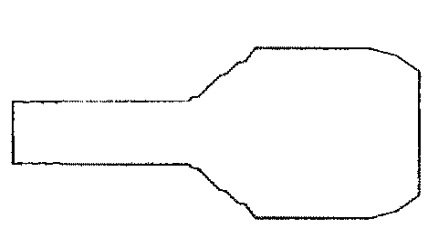
//> input picture database/Bottle.jpeg, 446 x 250 px
$ ./css_interactive ../database/Bottle.jpeg   (built with g++ and OpenCV 4)
//> lines starting //> are read from the running program, lines starting //| are printed output that depends on the picture; after the words box and inside, x2 and y2 are one past the last pixel; in counts of white or black regions, pixels touching at a corner belong together
### src/CSS.cpp
#include "CSS.h"
#include <cmath>
#include <algorithm>
#include <iostream>
#include <fstream>

namespace css
{

    CSS::CSS() : cannyLow_(50), cannyHigh_(150), gaussianKernelSize_(5) {}

    CSS::~CSS() {}

    // [5 lines left out: function setEdgeDetectionParams, not called in this run]

    // ============================================================================
    // Contour Extraction
    // ============================================================================

    std::vector<cv::Point> CSS::extractContour(const cv::Mat &image)
    {
        cv::Mat gray, binary, edges;

        // Convert to grayscale if needed
        if (image.channels() == 3)
        {
            cv::cvtColor(image, gray, cv::COLOR_BGR2GRAY);
        }
        else
        {
            gray = image.clone();
        }

        // Apply Gaussian blur
        cv::GaussianBlur(gray, gray, cv::Size(5, 5), 0);

        // Try adaptive thresholding first to get binary image
        cv::adaptiveThreshold(gray, binary, 255, cv::ADAPTIVE_THRESH_GAUSSIAN_C,
                              cv::THRESH_BINARY_INV, 11, 2);

        // Apply morphological operations to close gaps
        cv::Mat kernel = cv::getStructuringElement(cv::MORPH_ELLIPSE, cv::Size(3, 3));
        cv::morphologyEx(binary, binary, cv::MORPH_CLOSE, kernel);

        // Find contours on binary image
        std::vector<std::vector<cv::Point>> contours;
        cv::findContours(binary, contours, cv::RETR_EXTERNAL, cv::CHAIN_APPROX_NONE);

        // If no contours found with thresholding, try Canny as fallback
        if (contours.empty())
        {
            std::cout << "Binary thresholding failed, trying Canny edge detection..." << std::endl;
            cv::Canny(gray, edges, cannyLow_, cannyHigh_);
            cv::findContours(edges, contours, cv::RETR_EXTERNAL, cv::CHAIN_APPROX_NONE);
        }

        // Return the largest contour
        if (contours.empty())
        {
            std::cerr << "Warning: No contours found!" << std::endl;
            return std::vector<cv::Point>();
        }

        // Debug: print number of contours found
        std::cout << "Found " << contours.size() << " contours" << std::endl;

        auto largest = std::max_element(contours.begin(), contours.end(),
                                        [](const std::vector<cv::Point> &a, const std::vector<cv::Point> &b)
                                        {
                                            return cv::contourArea(a) < cv::contourArea(b);
                                        });

        std::cout << "Largest contour area: " << cv::contourArea(*largest) << std::endl;

        return *largest;
    }

    // ============================================================================
    // Gaussian Smoothing
    // ============================================================================

    std::vector<double> CSS::createGaussianKernel(double sigma, int &kernelSize)
    {
        // Kernel size should be odd and cover ~3 sigma on each side
        kernelSize = static_cast<int>(std::ceil(6 * sigma));
        if (kernelSize % 2 == 0)
            kernelSize++;
        if (kernelSize < 3)
            kernelSize = 3;

        std::vector<double> kernel(kernelSize);
        int center = kernelSize / 2;
        double sum = 0.0;

        for (int i = 0; i < kernelSize; i++)
        {
            int x = i - center;
            kernel[i] = std::exp(-(x * x) / (2.0 * sigma * sigma));
            sum += kernel[i];
        }

        // Normalize
        for (double &k : kernel)
        {
            k /= sum;
        }

        return kernel;
    }

    void CSS::gaussianSmooth(const std::vector<cv::Point> &input,
                             std::vector<ContourPoint> &output,
                             double sigma)
    {
        int n = input.size();
        output.resize(n);

        int kernelSize;
        std::vector<double> kernel = createGaussianKernel(sigma, kernelSize);
        int halfKernel = kernelSize / 2;

        // Smooth X and Y coordinates separately (circular convolution)
        for (int i = 0; i < n; i++)
        {
            double sumX = 0.0, sumY = 0.0;

            for (int j = 0; j < kernelSize; j++)
            {
                int idx = (i - halfKernel + j + n) % n; // Circular indexing
                sumX += input[idx].x * kernel[j];
                sumY += input[idx].y * kernel[j];
            }

            output[i].x = sumX;
            output[i].y = sumY;
        }
    }

    std::vector<ContourPoint> CSS::smoothContour(const std::vector<cv::Point> &contour, double sigma)
    {
        std::vector<ContourPoint> smoothed;
        gaussianSmooth(contour, smoothed, sigma);

        // Compute arc length
        double totalLength = 0.0;
        smoothed[0].arcLength = 0.0;

        for (size_t i = 1; i < smoothed.size(); i++)
        {
            double dx = smoothed[i].x - smoothed[i - 1].x;
            double dy = smoothed[i].y - smoothed[i - 1].y;
            totalLength += std::sqrt(dx * dx + dy * dy);
            smoothed[i].arcLength = totalLength;
        }

        // Normalize arc length to [0, 1]
        if (totalLength > 0)
        {
            for (auto &pt : smoothed)
            {
                pt.arcLength /= totalLength;
            }
        }

        return smoothed;
    }

    // ============================================================================
    // Curvature Computation
    // ============================================================================

    void CSS::computeDerivatives(const std::vector<ContourPoint> &contour,
                                 std::vector<double> &dx,
                                 std::vector<double> &dy,
                                 std::vector<double> &d2x,
                                 std::vector<double> &d2y)
    {
        int n = contour.size();
        dx.resize(n);
        dy.resize(n);
        d2x.resize(n);
        d2y.resize(n);

        // Use simple finite differences (contour is already smoothed)
        // For proper implementation, should convolve with g_u and g_uu kernels

        // First derivatives (central differences)
        for (int i = 0; i < n; i++)
        {
            int prev = (i - 1 + n) % n;
            int next = (i + 1) % n;

            dx[i] = (contour[next].x - contour[prev].x) / 2.0;
            dy[i] = (contour[next].y - contour[prev].y) / 2.0;
        }

        // Second derivatives
        for (int i = 0; i < n; i++)
        {
            int prev = (i - 1 + n) % n;
            int next = (i + 1) % n;

            d2x[i] = contour[next].x - 2 * contour[i].x + contour[prev].x;
            d2y[i] = contour[next].y - 2 * contour[i].y + contour[prev].y;
        }
    }

    void CSS::computeDerivativesWithGaussian(const std::vector<cv::Point> &contour,
                                             double sigma,
                                             std::vector<double> &dx,
                                             std::vector<double> &dy,
                                             std::vector<double> &d2x,
                                             std::vector<double> &d2y)
    {
        int n = contour.size();
        dx.resize(n);
        dy.resize(n);
        d2x.resize(n);
        d2y.resize(n);

        // Create Gaussian derivative kernels
        int kernelSize = static_cast<int>(std::ceil(6 * sigma));
        if (kernelSize % 2 == 0)
            kernelSize++;
        if (kernelSize < 3)
            kernelSize = 3;

        int center = kernelSize / 2;
        std::vector<double> g(kernelSize);    // g(u, σ)
        std::vector<double> g_u(kernelSize);  // ∂g/∂u
        std::vector<double> g_uu(kernelSize); // ∂²g/∂u²

        // Compute kernels: g, g_u, g_uu
        double sum_g = 0.0;
        for (int i = 0; i < kernelSize; i++)
        {
            double u = i - center;
            double sigma2 = sigma * sigma;

            // g(u, σ) = (1/√(2πσ²)) * exp(-u²/(2σ²))
            g[i] = std::exp(-(u * u) / (2.0 * sigma2));
            sum_g += g[i];

            // g_u(u, σ) = -(u/σ²) * g(u, σ)
            g_u[i] = -(u / sigma2) * g[i];

            // g_uu(u, σ) = ((u²/σ⁴) - (1/σ²)) * g(u, σ)
            g_uu[i] = ((u * u) / (sigma2 * sigma2) - 1.0 / sigma2) * g[i];
        }

        // Normalize g (g_u and g_uu should sum to 0)
        for (int i = 0; i < kernelSize; i++)
        {
            g[i] /= sum_g;
            g_u[i] /= sum_g;
            g_uu[i] /= sum_g;
        }

        // Convolve x(u) and y(u) with g_u and g_uu
        for (int i = 0; i < n; i++)
        {
            double sum_xu = 0.0, sum_yu = 0.0;
            double sum_xuu = 0.0, sum_yuu = 0.0;

            for (int j = 0; j < kernelSize; j++)
            {
                int idx = (i - center + j + n) % n; // Circular indexing

                // X'(u, σ) = x(u) * g_u(u, σ)
                sum_xu += contour[idx].x * g_u[j];
                sum_yu += contour[idx].y * g_u[j];

                // X''(u, σ) = x(u) * g_uu(u, σ)
                sum_xuu += contour[idx].x * g_uu[j];
                sum_yuu += contour[idx].y * g_uu[j];
            }

            dx[i] = sum_xu;
            dy[i] = sum_yu;
            d2x[i] = sum_xuu;
            d2y[i] = sum_yuu;
        }
    }

    std::vector<double> CSS::computeCurvature(const std::vector<ContourPoint> &smoothedContour)
    {
        std::vector<double> dx, dy, d2x, d2y;
        computeDerivatives(smoothedContour, dx, dy, d2x, d2y);

        int n = smoothedContour.size();
        std::vector<double> curvature(n);

        // Curvature formula: k = (x'y'' - y'x'') / (x'^2 + y'^2)^(1.5)
        for (int i = 0; i < n; i++)
        {
            double numerator = dx[i] * d2y[i] - dy[i] * d2x[i];
            double denominator = std::pow(dx[i] * dx[i] + dy[i] * dy[i], 1.5);

            if (denominator > 1e-10)
            {
                curvature[i] = numerator / denominator;
            }
            else
            {
                curvature[i] = 0.0;
            }
        }

        return curvature;
    }

    // ============================================================================
    // Zero Crossings
    // ============================================================================

    std::vector<int> CSS::findZeroCrossings(const std::vector<double> &curvature)
    {
        std::vector<int> crossings;
        int n = curvature.size();

        for (int i = 0; i < n; i++)
        {
            int next = (i + 1) % n;

            // Check for sign change
            if (curvature[i] * curvature[next] < 0)
            {
                crossings.push_back(i);
            }
        }

        return crossings;
    }

    // ============================================================================
    // CSS Image Computation
    // ============================================================================

    CSSImage CSS::computeCSS(const std::vector<cv::Point> &contour,
                             double maxSigma,
                             int numScales)
    {
        CSSImage css;
        css.maxSigma = maxSigma;
        css.numScales = numScales;

        if (contour.empty())
        {
            std::cerr << "Error: Empty contour!" << std::endl;
            return css;
        }

        // Compute CSS at multiple scales using proper Gaussian convolution
        for (int i = 0; i < numScales; i++)
        {
            double sigma = (i + 1) * maxSigma / numScales;

            // Compute derivatives by convolving with Gaussian derivative kernels
            std::vector<double> dx, dy, d2x, d2y;
            computeDerivativesWithGaussian(contour, sigma, dx, dy, d2x, d2y);

            // Compute arc length (approximate)
            int n = contour.size();
            std::vector<double> arcLength(n);
            arcLength[0] = 0.0;
            double totalLength = 0.0;

            for (int j = 1; j < n; j++)
            {
                double ds = std::sqrt(dx[j - 1] * dx[j - 1] + dy[j - 1] * dy[j - 1]);
                totalLength += ds;
                arcLength[j] = totalLength;
            }

            // Normalize arc length
            for (int j = 0; j < n; j++)
            {
                arcLength[j] /= (totalLength + 1e-10);
            }

            // Compute curvature: κ = (X'Y'' - Y'X'') / (X'² + Y'²)^(3/2)
            std::vector<double> curvature(n);
            for (int j = 0; j < n; j++)
            {
                double numerator = dx[j] * d2y[j] - dy[j] * d2x[j];
                double denominator = std::pow(dx[j] * dx[j] + dy[j] * dy[j], 1.5);

                if (denominator > 1e-10)
                {
                    curvature[j] = numerator / denominator;
                }
                else
                {
                    curvature[j] = 0.0;
                }
            }

            // Find zero crossings
            auto crossings = findZeroCrossings(curvature);

            // Store zero crossings with their arc length and scale
            for (int idx : crossings)
            {
                css.zeroCrossings.push_back({arcLength[idx], sigma});
            }
        }

        // Create visual representation
        css.image = visualizeCSSImage(css);

        return css;
    }

    // ============================================================================
    // Visualization
    // ============================================================================

    // [137 lines left out: functions visualizeContour, visualizeContour, not called in this run]

    cv::Mat CSS::visualizeCSSImage(const CSSImage &css)
    {
        if (css.zeroCrossings.empty())
        {
            return cv::Mat::zeros(400, 600, CV_8UC3);
        }

        int width = 800;
        int height = 600;
        // Black background
        cv::Mat img = cv::Mat::zeros(height, width, CV_8UC3);

        // Draw axes in white
        cv::line(img, cv::Point(50, height - 50), cv::Point(width - 20, height - 50),
                 cv::Scalar(255, 255, 255), 2);
        cv::line(img, cv::Point(50, height - 50), cv::Point(50, 20),
                 cv::Scalar(255, 255, 255), 2);

        // Labels in white
        cv::putText(img, "Arc Length", cv::Point(width / 2 - 60, height - 15),
                    cv::FONT_HERSHEY_SIMPLEX, 0.7, cv::Scalar(255, 255, 255), 2);
        cv::putText(img, "Scale (sigma)", cv::Point(5, height / 2),
                    cv::FONT_HERSHEY_SIMPLEX, 0.7, cv::Scalar(255, 255, 255), 2);

        // Plot zero crossings as white points
        for (const auto &zc : css.zeroCrossings)
        {
            int x = static_cast<int>(50 + zc.first * (width - 70));
            int y = static_cast<int>(height - 50 - (zc.second / css.maxSigma) * (height - 70));
            cv::circle(img, cv::Point(x, y), 2, cv::Scalar(255, 255, 255), -1);
        }

        return img;
    }

    // [156 lines left out: functions generateProgressFrames, saveAsGIF, cssDistance, preprocessImage, resampleContour, not called in this run]

} // namespace css

### cmd/css_interactive.cpp
#include "CSS.h"
#include <opencv2/opencv.hpp>
#include <iostream>
#include <string>

// Global variables for trackbar callback
css::CSS *g_cssComputer = nullptr;
std::vector<cv::Point> *g_originalContour = nullptr;
cv::Mat *g_displayImage = nullptr;
css::CSSImage *g_fullCSSImage = nullptr;
int g_sigmaValue = 10; // Sigma * 10 for trackbar (0-1000 -> 0.0-100.0)
double g_maxSigma = 100.0;
int g_numScales = 50;

void updateVisualization(int, void *)
{
    if (!g_cssComputer || !g_originalContour || !g_displayImage)
        return;

    double sigma = g_sigmaValue / 10.0; // Convert back to actual sigma

    // Smooth contour at current sigma
    auto smoothedContour = g_cssComputer->smoothContour(*g_originalContour, sigma);

    // Compute curvature
    auto curvature = g_cssComputer->computeCurvature(smoothedContour);

    // Visualize smoothed contour with arc length annotations
    cv::Mat contourVis = g_cssComputer->visualizeContour(smoothedContour, curvature);

    // Add sigma text
    std::string sigmaText = "Sigma = " + std::to_string(sigma).substr(0, 5);
    cv::putText(contourVis, sigmaText, cv::Point(10, 30),
                cv::FONT_HERSHEY_SIMPLEX, 1.0, cv::Scalar(255, 255, 255), 2);

    // Create CSS visualization with current position marked
    cv::Mat cssVis = g_fullCSSImage->image.clone();

    // Draw a horizontal line at current sigma level
    int cssHeight = cssVis.rows;
    int cssWidth = cssVis.cols;
    int yPos = static_cast<int>(cssHeight - 50 - (sigma / g_maxSigma) * (cssHeight - 70));
    cv::line(cssVis, cv::Point(50, yPos), cv::Point(cssWidth - 20, yPos),
             cv::Scalar(0, 255, 0), 2);

    // Add sigma marker text
    cv::putText(cssVis, "Current", cv::Point(cssWidth - 150, yPos - 10),
                cv::FONT_HERSHEY_SIMPLEX, 0.5, cv::Scalar(0, 255, 0), 2);

    // Combine visualizations side by side
    cv::Mat combined;
    if (contourVis.rows == cssVis.rows)
    {
        cv::hconcat(contourVis, cssVis, combined);
    }
    else
    {
        // Resize to match heights
        int targetHeight = std::max(contourVis.rows, cssVis.rows);
        cv::resize(contourVis, contourVis, cv::Size(contourVis.cols, targetHeight));
        cv::resize(cssVis, cssVis, cv::Size(cssVis.cols, targetHeight));
        cv::hconcat(contourVis, cssVis, combined);
    }

    *g_displayImage = combined;
    cv::imshow("Interactive CSS Visualization", combined);
}

void interactiveMode(const std::string &imagePath)
{
//> called with imagePath = "../database/Bottle.jpeg"
    std::cout << "\n=== Interactive CSS Visualization ===" << std::endl;
    std::cout << "Processing: " << imagePath << std::endl;

    // Load image
    cv::Mat img = cv::imread(imagePath, cv::IMREAD_GRAYSCALE);
//> img is the input picture: 250 rows x 446 cols, CV_8UC1; min 0, max 255, mean 249.8
    if (img.empty())
    {
        std::cerr << "Error: Cannot load image: " << imagePath << std::endl;
        return;
    }

    // Downscale large images
    int maxDimension = 800;
    if (img.rows > maxDimension || img.cols > maxDimension)
    {
        double scale = maxDimension / static_cast<double>(std::max(img.rows, img.cols));
        cv::Size newSize(static_cast<int>(img.cols * scale), static_cast<int>(img.rows * scale));
        cv::resize(img, img, newSize, 0, 0, cv::INTER_AREA);
        std::cout << "Image downscaled to: " << img.cols << "x" << img.rows << std::endl;
    }

    // Create CSS computer
    css::CSS cssComputer;

    // Extract contour
    std::cout << "Extracting contour..." << std::endl;
    auto contour = cssComputer.extractContour(img);
//> in extractContour, `cv::GaussianBlur(gray, gray, cv::Size(5, 5), 0);`:
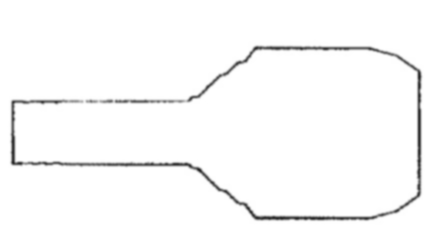
//> gray: 250 rows x 446 cols, CV_8UC1; 9.48% of pixels changed, all inside (x1, y1, x2, y2) = (7, 39, 425, 225)
//> in extractContour, `cv::adaptiveThreshold(gray, binary, 255, cv::ADAPTIVE_THRESH_GAUSSIAN_..`:
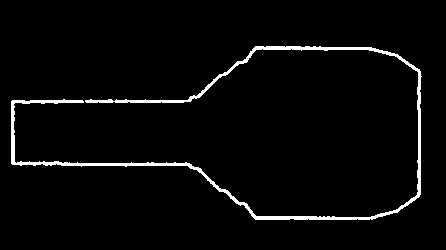
//> binary: 250 rows x 446 cols, CV_8UC1; 3.1% white; 1 white region, box (x1, y1, x2, y2) and area: (11, 46, 422, 220) 3470
//> in extractContour, `cv::findContours(binary, contours, cv::RETR_EXTERNAL, cv::CHAIN_APPROX..`: contours = 1 contour; box (x1, y1, x2, y2) and area: (11, 46, 422, 220) 46768
//| Found 1 contours
//| Largest contour area: 46768.5
//> contour = contour of 1017 points, box (x1, y1, x2, y2) (11, 46, 422, 220), area 46768
    if (contour.empty())
    {
        std::cerr << "Error: No contour found!" << std::endl;
        return;
    }
    std::cout << "Contour points: " << contour.size() << std::endl;
//| Contour points: 1017

    // Compute full CSS image
    std::cout << "Computing full CSS image..." << std::endl;
    css::CSSImage cssImage = cssComputer.computeCSS(contour, g_maxSigma, g_numScales);
//> the loop in computeCSS, `for (int i = 0; i < numScales; i++)` made 50 passes
//> (totalLength, crossings) on passes 2 to 8: (1026.9, [246, 256, 302, 497, 514, 527, 534, 546, 557, 904]), (1018.7, [243, 260, 298, 495, 511, 528, 531, 545, 555, 906]), (1012.4, [241, 265, 293, 491, 510, 544, 552, 908]), (1006.6, [238, 270, 289, 487, 509, 910, 1006, 1013]), (1001.2, [234, 274, 284, 483, 510, 913, 1001, 1015]), (995.8, [0, 231, 480, 512, 916, 995]), (990.5, [2, 227, 477, 515, 919, 990])
//> after the loop in computeCSS, `for (int i = 0; i < numScales; i++)`: css.zeroCrossings = 238 pairs, first 12: [0.25, 2], [0.25, 2], [0.3, 2], [0.49, 2], [0.51, 2], [0.52, 2], [0.53, 2], [0.54, 2], [0.56, 2], [0.89, 2], [0.95, 2], [0.95, 2]
//> in visualizeCSSImage, `cv::line(img, cv::Point(50, height - 50), cv::Point(width - 20, height..`:
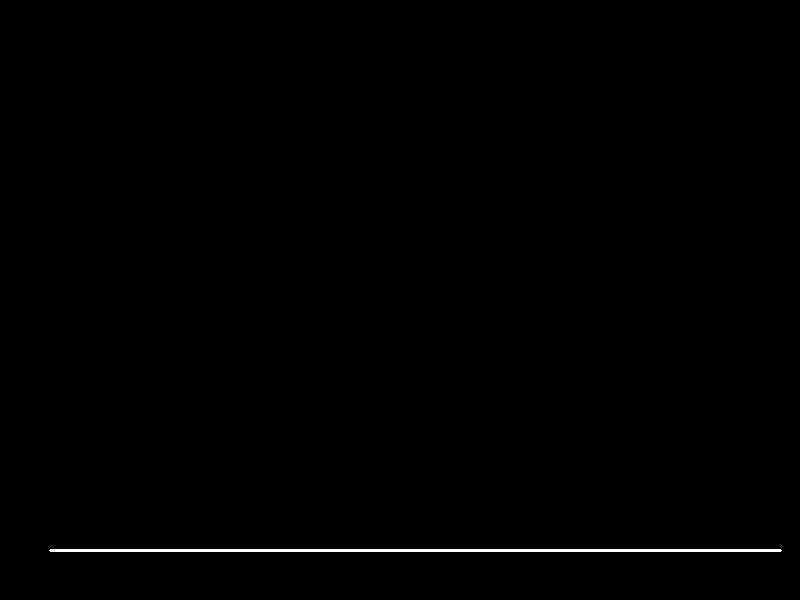
//> img: 600 rows x 800 cols, CV_8UC3; 0.46% white; 1 white region, box (x1, y1, x2, y2) and area: (49, 549, 782, 552) 2195
//> the loop in visualizeCSSImage, `for (const auto &zc : css.zeroCrossings)` made 238 passes
//> (zc, x, y) on passes 1 to 3: ((0.249, 2), 232, 539), ((0.253, 2), 234, 539), ((0.305, 2), 272, 539)
//> (the rest of the program and of its run is left out)
